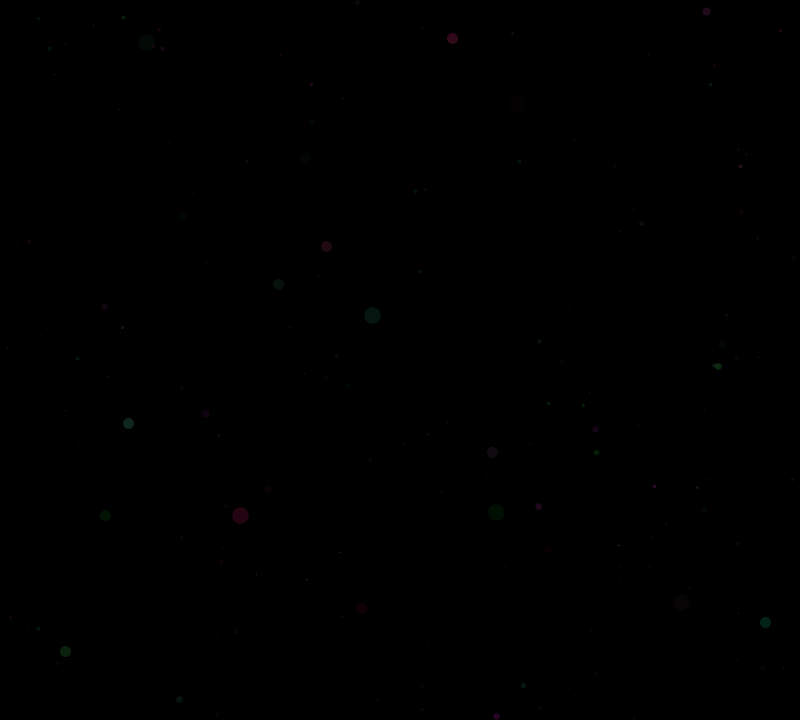
Frame 1 (no input)
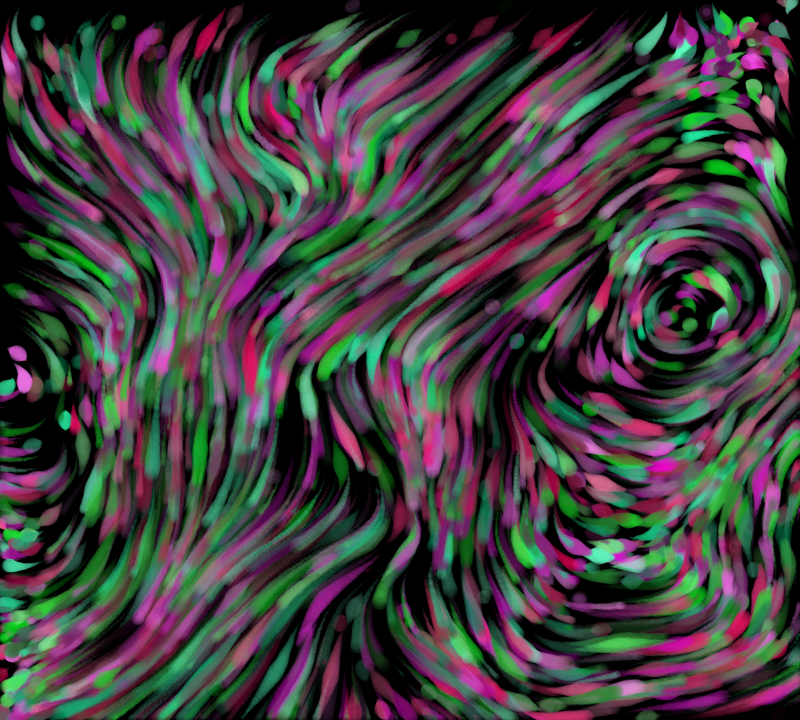
Frame 60 (the mouse pressed at the canvas centre just before this capture)
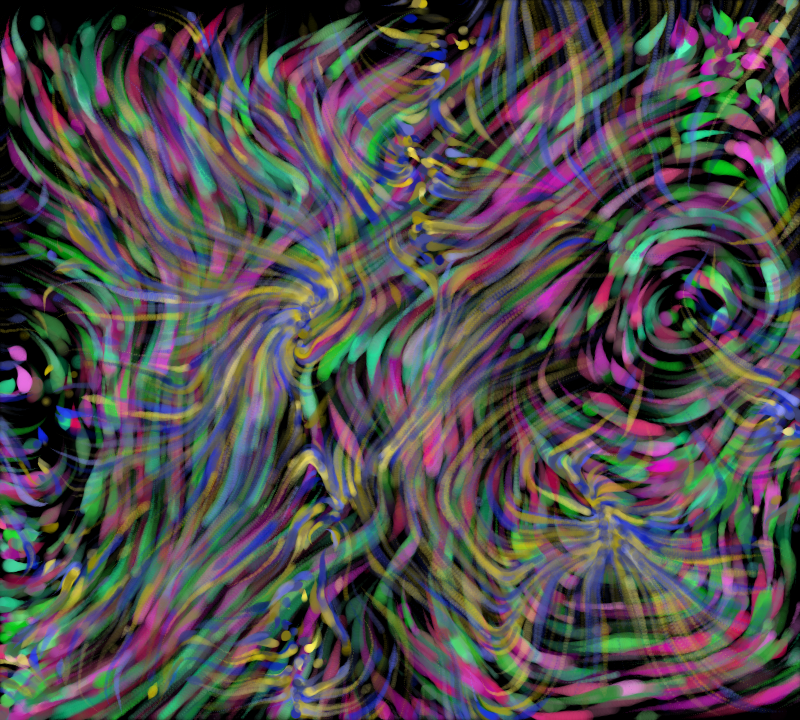
Frame 120 (the mouse held since frame 60 and released just before this capture)

The Processing sketch that drew these frames (run headless with seeded random() and noise(); from frame 60 on, the mouse is pressed at the canvas centre):

// Processing sketch: Vertex_Rivers
// ── Vertex_Rivers.pde
ArrayList<Streak> streaks;
PVector[][] force;
int numStreaks;
float maxStrokeWeight;
int maxAgeStreak;
float[] hueSet;

void setup() 
{
  size(800, 720);
  smooth();
  colorMode(HSB);
  strokeCap(ROUND);
  refresh(); 
}

void refresh() 
{
  maxStrokeWeight = random(10, 20);
  numStreaks = 2400;
  
  maxAgeStreak = (int) random(200,400);
 
  // initialize force vectors
  float[] nOffset = new float[] { random(10), random(10), random(10), random(10) };
  float[] nRate = new float[] { random(0.007), random(0.007), random(0.007), random(0.007) };
  float[] nAmp = new float[] { random(5, 8), random(5, 8) };
    
  force = new PVector[width][height];
  for (int i = 0; i < width; i++) {
    for (int j = 0; j < height; j++) {
        force[i][j] = new PVector( map( noise( nOffset[0] + i * nRate[0], nOffset[1] + j * nRate[1] ), 
                                        0, 1, -nAmp[0], nAmp[0] ),  
                                   map( noise( nOffset[2] + i * nRate[2], nOffset[3] + j * nRate[3] ), 
                                        0, 1, -nAmp[1], nAmp[1] ) );
    }
  }

  // make set of complementary colors
  hueSet = new float[4];
  hueSet[0] = random(255);                       // 1. pick a random hue
  hueSet[1] = (hueSet[0] + random(50)) % 255;    // 2. add another random hue near first one
  hueSet[2] = (hueSet[0] + 128) % 255;           // 3. add complement of first hue
  hueSet[3] = (hueSet[1] + 128) % 255;           // 4. add complement of second hue

  // Initialize Streaks
  streaks = new ArrayList<Streak>();        
  for (int i=0; i<numStreaks; i++)
    streaks.add(new Streak(random(width), random(height), (int) random(maxAgeStreak)));

  background(0);
}

void draw() 
{
  ArrayList<Streak> next = new ArrayList<Streak>();
  for (Streak s : streaks) {
    s.update();
    if (s.age < s.maxAge) {
      next.add(s); 
      s.draw(); 
    }
    else
      next.add(new Streak(random(width),random(height), (int) random(maxAgeStreak))); 
  }
  streaks = next;
}

// press spacebar to reset
void keyPressed() {
  if (key==' ')
    setup();
}
void mousePressed() { setup(); }

// ── Streak.pde
class Streak 
{
  PVector pos, prev, vel;  
  int age, maxAge;
  color col;
  
  Streak(float x, float y, int maxAge) 
  {
    this.maxAge = maxAge;
    age = 0;  
    pos = new PVector(x, y);
    prev = new PVector();
    vel = new PVector();
    
    // set hue, saturation, brightness, and alpha of streak
    float h = hueSet[ floor(random(4)) ];
    float s = random(100, 255);
    float b = random(100, 255);
    float a = random(5, 50);
    col = color(h, s, b, a);
  }
  
  void update() 
  {
    prev = pos;
    vel = force[(int)pos.x][(int)pos.y];
    pos.add(vel.x, vel.y, 0);
    age++;
    if (pos.x < 0 || pos.x > width || pos.y <= 0 || pos.y >= height-1) 
      age = maxAge;
  }
  
  void draw() 
  {
    pushStyle();
    stroke(col);
    strokeWeight( map( abs(1 - 2*(float)age/maxAge), 0, 1, maxStrokeWeight, 0));
    line(prev.x, prev.y, pos.x, pos.y);
    popStyle();
  }
}
